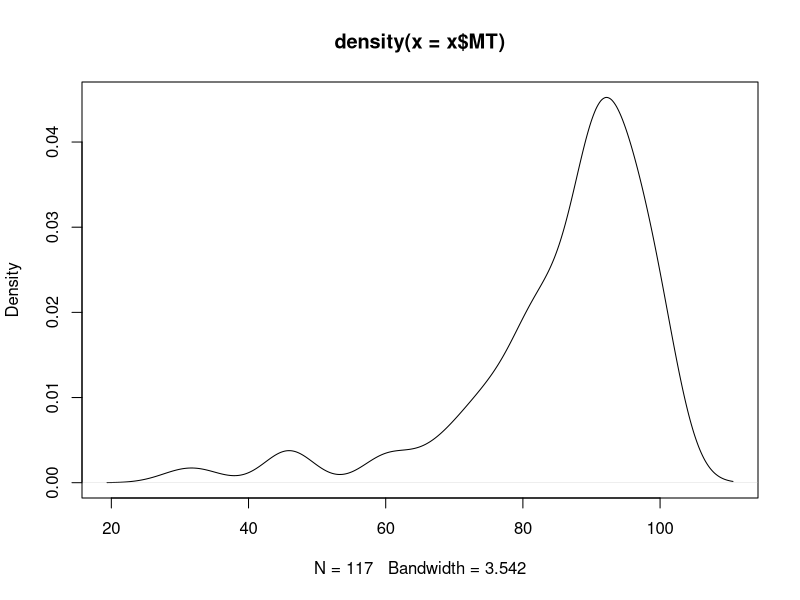
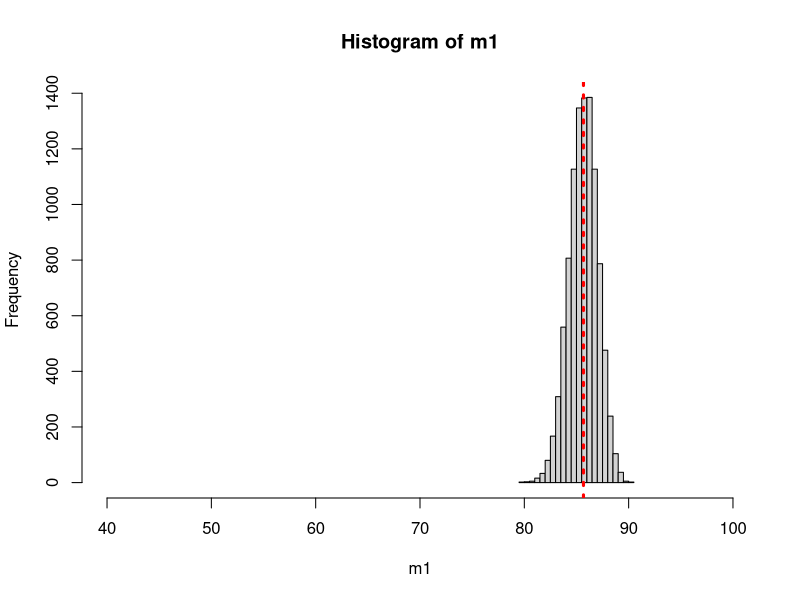

The R script that drew these images, in order:
##CLT simulation 
#Xbar will have normal distribution as n gets larger

x=read.csv('grades1.csv')
head(x)

plot(density(x$MT))
mean(x$MT)   #mu=85.7 true mean
sd(x$MT)    #sigma = 14.1  true sd

nSim=10000    #number of repetition

n=100    #sample size 
m1=c()

for (i in 1:nSim) {
  s=sample(x$MT, n, replace = T)
  m1[i]=mean(s)
  
}
length(m1)


hist(m1, 
     xlim=c(40,100))

abline(v=mean(x$MT), col='red', lty=3, lwd=3)

#par(mfrow=c(3,2))
#
#dev.off()
